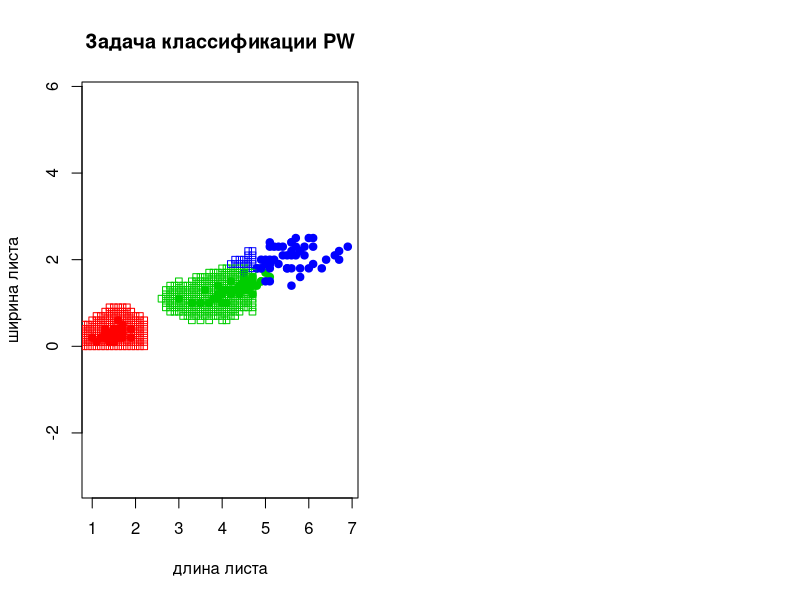

Here is the R script that generated this plot: (Note: a time limit stopped this script after it produced the figure.)
#	Решение задачи классификации методом PW

euclidean_distance <- function(u, v){
  #	функция расстояния
  
  sqrt(sum((u - v)^2)) 
}


get_dist <- function(xl, z, metric_function = euclidean_distance){
  #	растояние
  
  l <- nrow(xl)	# размерность выборки по строкам     
  n <- ncol(xl) - 1 	# размерность выборки по столбцам
  distances <- rep(0,l) 
  
  for (i in 1:l)  
  {         
    distances[i] <- metric_function(xl[i, 1:n], z)	# расстояние от каждой точки до классифицируемой
  }  
  
  return (distances);
}


# Функции ядер

ker_gaus <- function(r){
  # гауссовское
  (2*pi)^(-0.5)*exp(-0.5*(r^2))
}

ker_rec <- function(r){
  # прямоугольное
  (0.5)*(abs(r)<= 1)
}

ker_triangle <- function(r){
  # треугольное
  (1-abs(r))*(abs(r) <= 1)
}

ker_kvar <- function(r){
  # квартическое
  (15/16)*(1-r^2)^2*(abs(r) <= 1)
}

ker_epanech <- function(r){
  # епанечниково
  (3/4)*(1-r^2)*(abs(r) <= 1)
}

pw <- function(distances, h, xl, ker_function) {	  
  #	возвращает класс объекта чаще всего встречающейся
  
  n <- ncol(xl)
  classes <- xl[,n] 
  table <- table(classes)
  table[1:length(table) ] <- 0
  for(i in 1:nrow(xl)){
    r <- distances[i]/h
    class_i <- xl[i,n]
    table[class_i] = table[class_i] + ker_function(r) 
  }
  if(max(table) != 0){
    class <- names(which.max(table)) 
    return (class)	  
  }
  return (0)
}


loo <- function(xl, ker_function) {
  #	функция возвращает массив средних ошибок
  
  l <- nrow(xl)
  n <- ncol(xl)
  value_h <- seq(0.1, 2, 0.1)
  Sum <- rep(0, length(value_h))
  for (i in 1:l){
    z <- xl[i, 1 : (n-1)]
    xl1 <- xl[-i,]
    distances <- get_dist(xl1, z)
    cnt <- 1
    for(h in value_h){
      class <- pw(distances, h, xl1, ker_function)	
      if(xl[i, n] != class || class == 0) 
        Sum[cnt] <- Sum[cnt] + 1/l 	
      cnt <- cnt +1  
    }
  }
  return(Sum)
}


optimal <- function(loo){
  #	записывает в k индекс минимального значения массива
  h <- which.min(loo)
  return(h/10)
}


grafic <- function(xl, h, Sumerror, ker_function){
  par(mfrow = c(1, 2)) # рисуем график kwnn и loo вместе 
  
  colors <- c("setosa" = "red", "versicolor" = "green3", "virginica" = "blue") 
  plot(iris[ , 3:4], pch = 21, bg = colors[iris$Species], col = colors[iris$Species], main = "Задача классификации PW", xlab = "длина листа", ylab = "ширина листа", asp = 1) 
  
  OY<-c(seq(0.0, 3.0, 0.1)) # от 0 до 3 с шагом 0.1
  OX<-c(seq(0.0, 7.0, 0.1))
  
  for(i in OX){
    for(j in OY){
      z <- c(i, j)		
      distances <- get_dist(xl, z)
      class <- pw(distances, h, xl, ker_function)
      if(class != 0)
        points(z[1], z[2], pch = 22, col = colors[class], asp = 1) 
    }
  }
  
  h_int <- h*10
  plot(Sumerror, type = "l", bg = "blue", col = "blue",  main = "График зависимости LOO от h", xlab = "значение h", ylab = "значение LOO")
  points(h_int, Sumerror[which.min(Sumerror)], pch = 21, col = "red", bg = "red")
  txt <- paste("h = ", h, "\n", "Loo =", round(Sumerror[which.min(Sumerror)], 3))
  text(h_int, Sumerror[which.min(Sumerror)], labels = txt, pos = 3)
  
}

main <- function(ker_function){
  xl <- iris[ ,3:5] # выборка
  Sumerror <- loo(xl, ker_function)
  h <- optimal(Sumerror)
  grafic(xl, h, Sumerror, ker_function)
}

main(ker_epanech)
